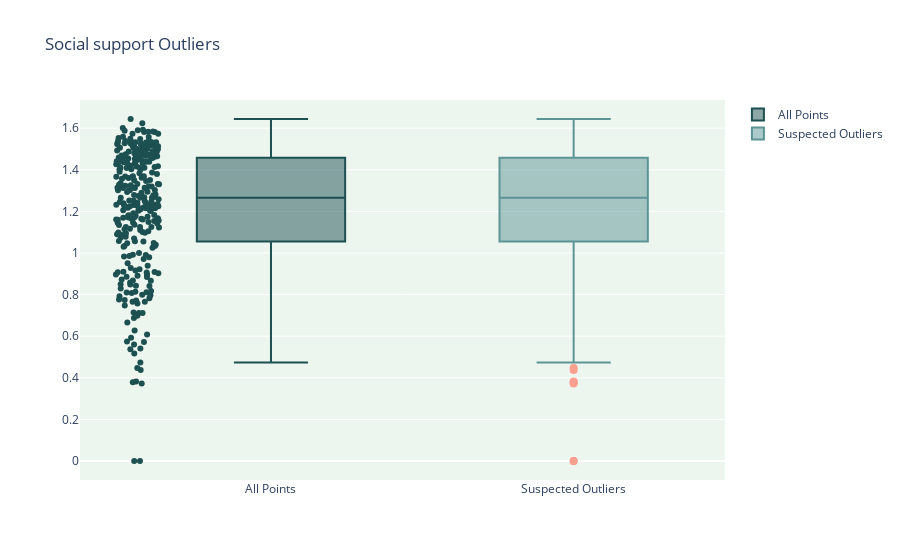

This figure's notebook cell:
### Code cell
OutLiersBox2(df,'Social support')

### Figure 1 — Plotly figure (JSON) as saved in the notebook; plotly's stock layout.template omitted (floating-point values rounded to 4 significant figures; data arrays with more than 128 entries replaced by an {"elided": "..."} marker saying what was removed)
{"data": [{"boxpoints": "all", "jitter": 0.3, "line": {"color": "rgb(29, 80, 81)"}, "marker": {"color": "rgb(29, 80, 81)"}, "name": "All Points", "pointpos": -1.8, "type": "box", "y": {"elided": "312 float values"}}, {"boxpoints": "suspectedoutliers", "line": {"color": "rgb(93, 149, 150)"}, "marker": {"color": "rgb(93, 149, 150)", "line": {"outliercolor": "rgb(251, 159, 144)", "outlierwidth": 2}, "outliercolor": "rgb(251, 159, 144)"}, "name": "Suspected Outliers", "type": "box", "y": {"elided": "312 float values"}}], "layout": {"plot_bgcolor": "#edf5ef", "title": {"text": "Social support Outliers"}}}
